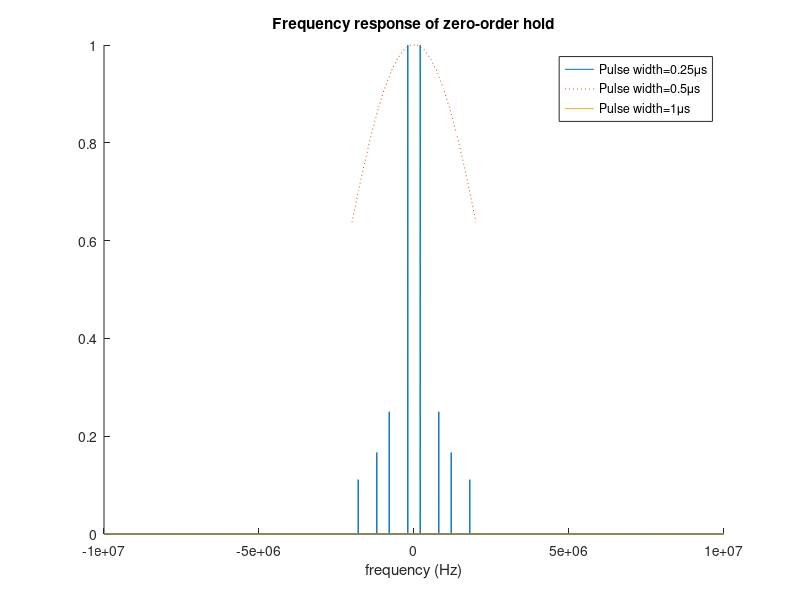

Write the MATLAB code that produced this figure.
clc
close all
clear
fs = 1e6;
fsig = 200e3;
t_width = 1e-6;
t = linspace(0,t_width/100*50000,50000);

x = sin(fsig*2*pi*t);
y = x;
current_sample = x(1);

for i = 1:length(t)
    if(mod(i,100)==1)
        i
        t(i)
        current_sample = y(i);
    else
        y(i) = current_sample;
    end
end

f = linspace(-2e6,2e6,20);
Tp1 = 0.25e-6;
Hf1 = Tp1.*sin(pi*f*Tp1)./(pi*f*Tp1).*exp(-1i*pi.*f*Tp1);


freq = linspace(0,length(t)-1,length(t))*0.002/t_width-length(t)*0.002/t_width/2;     
shifted = abs(fftshift(fft(y)));
shifted = shifted/max(shifted);
index_lo= find(freq==-2e6,1,'first');
index_hi= find(freq==2e6,1,'first');

figure
hold on
%plot(t,x)
%plot(t,y)
plot(freq(index_lo:index_hi),shifted(index_lo:index_hi))
plot(f,abs(Hf1)/max(abs(Hf1)),':')
xlabel('frequency(Hz)')
legend('signal spectrum','zero-order hold spectrum')
hold off

%%
clc
clear
close all
f = linspace(-10e6,10e6,200);
t(1:512) = 1;
Tp1 = 0.25e-6;
Tp2 = 0.5e-6;
Tp3 = 1e-6;
Hf1 = Tp1.*sin(pi*f*Tp1)./(pi*f*Tp1).*exp(-1i*pi.*f*Tp1);
Hf2 = Tp2.*sin(pi*f*Tp2)./(pi*f*Tp2).*exp(-1i*pi.*f*Tp2);
Hf3 = Tp3.*sin(pi*f*Tp3)./(pi*f*Tp3).*exp(-1i*pi.*f*Tp3);
figure(1)
hold on
plot(f,abs(Hf1))
plot(f,abs(Hf2))
plot(f,abs(Hf3))
xlabel('frequency (Hz)')
legend(strcat('Pulse width=',num2str(Tp1*1e6),'{\mu}s'),...
    strcat('Pulse width=',num2str(Tp2*1e6),'{\mu}s'),...
    strcat('Pulse width=',num2str(Tp3*1e6),'{\mu}s'))
title('Frequency response of zero-order hold')

